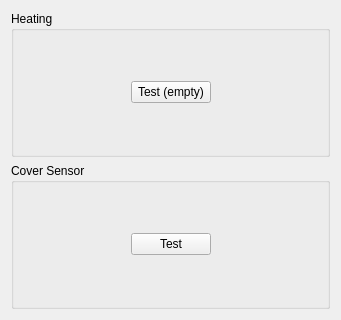
<?xml version="1.0" encoding="UTF-8"?>
<ui version="4.0">
 <class>Diagnostics::COven</class>
 <widget class="QWidget" name="Diagnostics::COven">
  <property name="geometry">
   <rect>
    <x>0</x>
    <y>0</y>
    <width>341</width>
    <height>320</height>
   </rect>
  </property>
  <property name="windowTitle">
   <string>Form</string>
  </property>
  <layout class="QVBoxLayout" name="verticalLayout">
   <item>
    <widget class="QGroupBox" name="groupBox">
     <property name="title">
      <string>Heating</string>
     </property>
     <layout class="QHBoxLayout" name="horizontalLayout">
      <item>
       <spacer name="horizontalSpacer_2">
        <property name="orientation">
         <enum>Qt::Horizontal</enum>
        </property>
        <property name="sizeHint" stdset="0">
         <size>
          <width>40</width>
          <height>20</height>
         </size>
        </property>
       </spacer>
      </item>
      <item>
       <widget class="QPushButton" name="testHeatingEmpty">
        <property name="text">
         <string>Test (empty)</string>
        </property>
       </widget>
      </item>
      <item>
       <spacer name="horizontalSpacer">
        <property name="orientation">
         <enum>Qt::Horizontal</enum>
        </property>
        <property name="sizeHint" stdset="0">
         <size>
          <width>40</width>
          <height>20</height>
         </size>
        </property>
       </spacer>
      </item>
     </layout>
    </widget>
   </item>
   <item>
    <widget class="QGroupBox" name="groupBox_2">
     <property name="title">
      <string>Cover Sensor</string>
     </property>
     <layout class="QHBoxLayout" name="horizontalLayout_2">
      <item>
       <spacer name="horizontalSpacer_4">
        <property name="orientation">
         <enum>Qt::Horizontal</enum>
        </property>
        <property name="sizeHint" stdset="0">
         <size>
          <width>40</width>
          <height>20</height>
         </size>
        </property>
       </spacer>
      </item>
      <item>
       <widget class="QPushButton" name="testCoverSensor">
        <property name="text">
         <string>Test</string>
        </property>
       </widget>
      </item>
      <item>
       <spacer name="horizontalSpacer_5">
        <property name="orientation">
         <enum>Qt::Horizontal</enum>
        </property>
        <property name="sizeHint" stdset="0">
         <size>
          <width>40</width>
          <height>20</height>
         </size>
        </property>
       </spacer>
      </item>
     </layout>
     <zorder>testCoverSensor</zorder>
     <zorder>horizontalSpacer_4</zorder>
     <zorder>horizontalSpacer_5</zorder>
    </widget>
   </item>
  </layout>
 </widget>
 <resources/>
 <connections/>
</ui>
